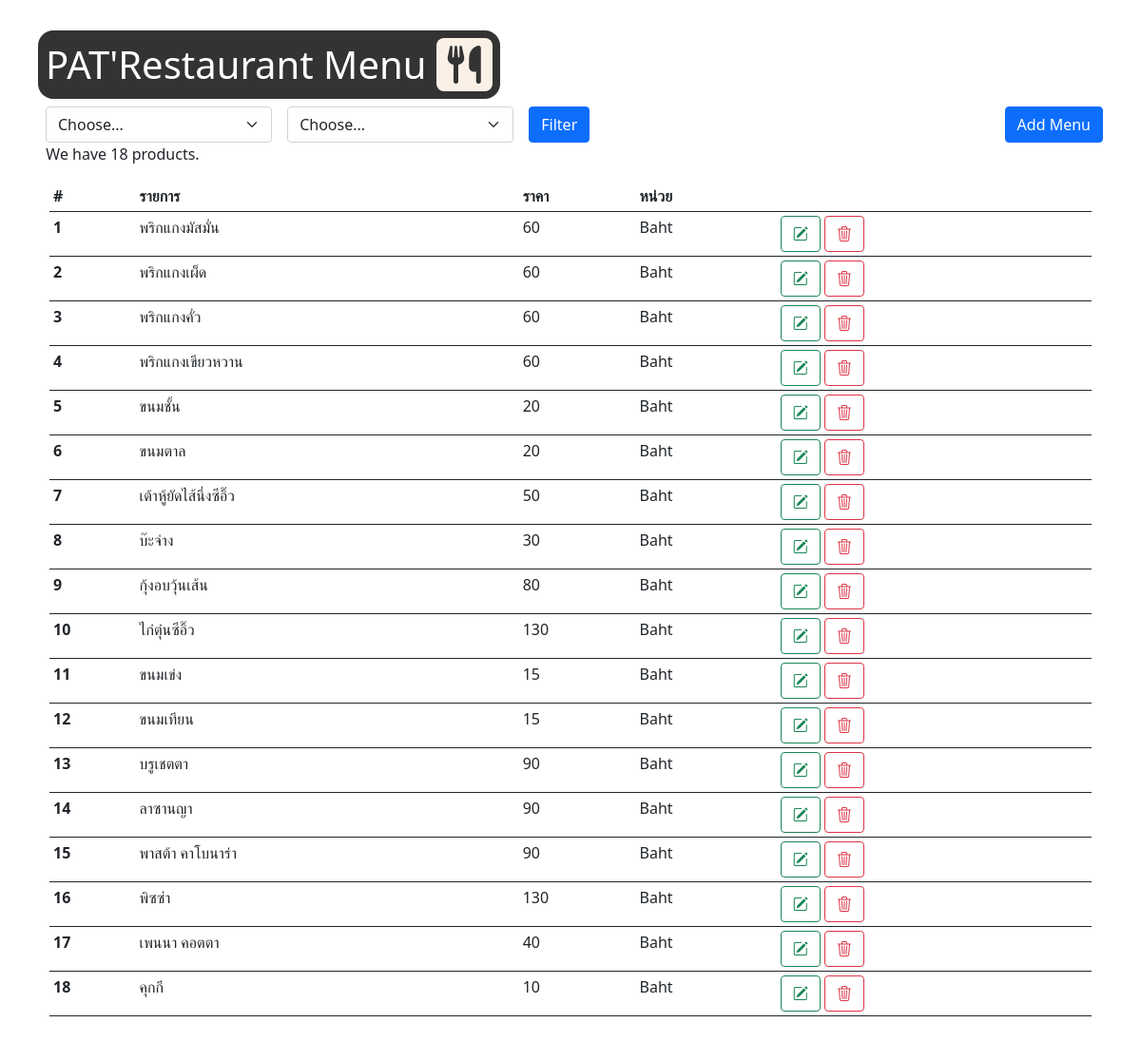
The page / on the database its author committed.
### tables this page shows
CREATE TABLE tbproduct (
  itemid VARCHAR(2)   NOT NULL ,
  tbtype_typeid VARCHAR(2)   NOT NULL ,
  tbcategory_catid VARCHAR(2)   NOT NULL ,
  itemname VARCHAR(30)    ,
  unitprice INTEGER    ,
  picture VARCHAR(50)    ,
  detail VARCHAR(255)      ,
PRIMARY KEY(itemid)    ,
  FOREIGN KEY(tbcategory_catid)
    REFERENCES tbcategory(catid)
      ON UPDATE CASCADE,
  FOREIGN KEY(tbtype_typeid)
    REFERENCES tbtype(typeid)
      ON UPDATE CASCADE);

### index.php (the view, shortened to what this page needs)
<?php
    require("condb.php");
    $catvalue = isset($_GET["category"])? $_GET["category"] : '';
    $typevalue = isset($_GET["type"])? $_GET["type"] : '';
    if($catvalue != "" || $typevalue != ""){
        if($catvalue != "" &&  $typevalue == ""){
            $sql = "SELECT * FROM tbproduct where tbcategory_catid = '".$catvalue."'";
        }elseif($catvalue == "" &&  $typevalue != ""){
            $sql = "SELECT * FROM tbproduct where tbtype_typeid = '".$typevalue."'";
        }else{
            $sql = "SELECT * FROM tbproduct where tbcategory_catid = '".$catvalue."' and tbtype_typeid = '".$typevalue."'";
        }
    }else{
        $sql = "select * from tbproduct ";
    }
    $result = $conn->query($sql);
    $no = $result->num_rows;
?>
<!DOCTYPE html>
<html lang="en">
<head>
    <link href="https://cdn.jsdelivr.net/npm/bootstrap@5.0.2/dist/css/bootstrap.min.css" rel="stylesheet">
    <link rel="stylesheet" href="https://cdn.jsdelivr.net/npm/bootstrap-icons@1.10.3/font/bootstrap-icons.css">
    <link rel="stylesheet" href="index.css">
    <link rel="stylesheet" href="https://cdnjs.cloudflare.com/ajax/libs/font-awesome/6.3.0/css/all.min.css">
</head>
<body class="con">
    <h1 class="title">PAT'Restaurant Menu <i class="fa-solid fa-utensils" id="res-icon"></i></h1>
    <br>
    <a class="btn btn-primary float-end" href="addproduct.php" role="button">Add Menu</a>
        <form class="row row-cols-lg-auto g-3 align-items-center" method="get" action="">
            <div class="col-3">
                <select name="category" class="form-select" id="category">
                    <option value="" >Choose...</option>
                </select>
            </div>
            <div class="col-3">
                <select name="type" class="form-select" id="type">
                    <option value="">Choose...</option>
                </select>
            </div>
            <div class="col-3">
                <button type="submit" class="btn btn-primary">Filter</button>
            </div>
        </form>
    <p>&nbsp;&nbsp;We have <?php echo $no;?> products.</p>
    <div class="container-fluid">
        <table class="table table-sm border-dark">
            <thead>
                <tr>
                    <th scope="col">#</th>
                    <th scope="col">รายการ</th>
                    <th scope="col">ราคา</th>
                    <th scope="col">หน่วย</th>
                <th></th>
                </tr>
            </thead>
            <tbody>
                <?php
                    $count = 1;
                    while($row = $result->fetch_assoc()){
                ?>
                <tr>
                <th scope="row"><?php echo $count;?></th>
                <td><?php echo $row["detail"];?></td>
                <td><?php echo $row["unitprice"];?></td>
                <td>Baht</td>
                <td><a class="btn btn-outline-success" href="addproduct.php?itemid=<?php echo $row["itemid"];?>" role="button"><i class="bi bi-pencil-square"></i></a>
                <a class="btn btn-outline-danger" href="deleteproduct.php?itemid=<?php echo $row["itemid"];?>" role="button"><i class="bi bi-trash3"></i></a></td>
                </tr>
                <?php
                    $count = $count +
                    1;
                }
                ?>
            </tbody>
        </table>
    </div>
</body>
</html>

### index.css (style rules this page uses)
.con { background-color: #fff; padding: 2rem 2.5rem; }
.title { color: #fff; display: inline-block; background-color: #333; border-radius: 1rem ; padding: 0.5rem; }
#res-icon { color: #333; padding: 0.5rem 0.75rem; background-color: #FAF0E6; border-radius: 0.5rem ; }
body { background-image: url(https://i.pinimg.com/236x/61/bb/e4/61bbe4a4a3bbd2bfc41154069f9213a3.jpg); background-repeat: no-repeat; background-size: cover; }

### rows shown on the page
tbproduct: detail "พริกแกงมัสมั่น", unitprice "60"
tbproduct: detail "พริกแกงเผ็ด", unitprice "60"
tbproduct: detail "พริกแกงคั่ว", unitprice "60"
tbproduct: detail "พริกแกงเขียวหวาน", unitprice "60"
tbproduct: detail "ขนมชั้น", unitprice "20"
tbproduct: detail "ขนมตาล", unitprice "20"
tbproduct: detail "เต้าหู้ยัดไส้นึ่งซีอิ๊ว", unitprice "50"
tbproduct: detail "บ๊ะจ่าง", unitprice "30"
tbproduct: detail "กุ้งอบวุ้นเส้น", unitprice "80"
tbproduct: detail "ไก่ตุ๋นซีอิ๊ว", unitprice "130"
tbproduct: detail "ขนมเข่ง", unitprice "15"
tbproduct: detail "ขนมเทียน", unitprice "15"
tbproduct: detail "บรูเชตตา", unitprice "90"
tbproduct: detail "ลาซานญา", unitprice "90"
tbproduct: detail "พาสต้า คาโบนาร่า", unitprice "90"
tbproduct: detail "พิซซ่า", unitprice "130"
tbproduct: detail "เพนนา คอตตา", unitprice "40"
tbproduct: detail "คุกกี", unitprice "10"

### other values the page prints
$no "18"
